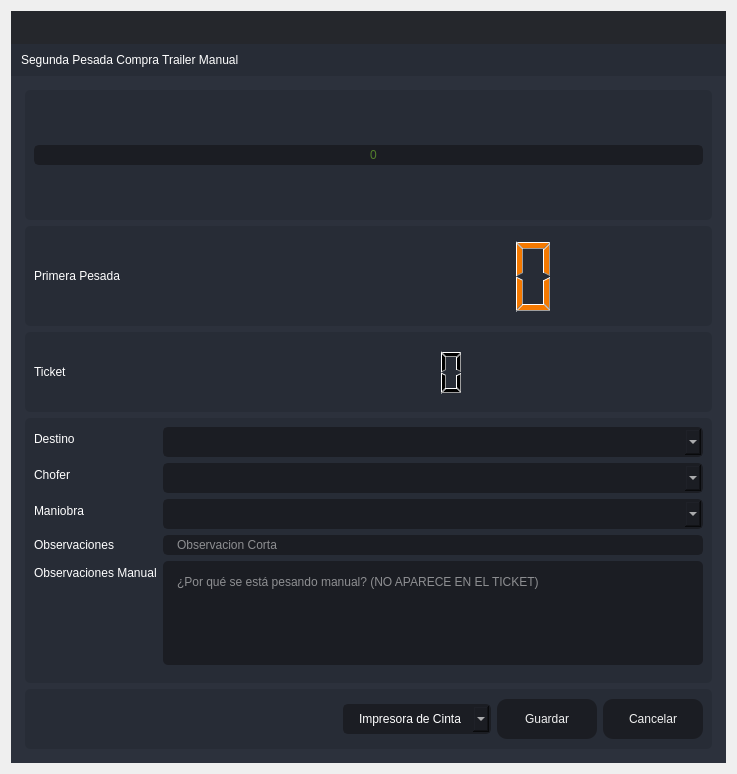
<?xml version="1.0" encoding="UTF-8"?>
<ui version="4.0">
 <class>SegundaPTA</class>
 <widget class="QDialog" name="SegundaPTA">
  <property name="windowModality">
   <enum>Qt::ApplicationModal</enum>
  </property>
  <property name="geometry">
   <rect>
    <x>0</x>
    <y>0</y>
    <width>737</width>
    <height>774</height>
   </rect>
  </property>
  <property name="minimumSize">
   <size>
    <width>737</width>
    <height>774</height>
   </size>
  </property>
  <property name="maximumSize">
   <size>
    <width>737</width>
    <height>774</height>
   </size>
  </property>
  <property name="windowTitle">
   <string>Segunda Pesada Compra Trailer Manual</string>
  </property>
  <property name="windowIcon">
   <iconset resource="files.qrc">
    <normaloff>:/16x16/icons/16x16/logo.png</normaloff>:/16x16/icons/16x16/logo.png</iconset>
  </property>
  <layout class="QVBoxLayout" name="verticalLayout_6">
   <item>
    <widget class="QFrame" name="frame_main">
     <property name="styleSheet">
      <string notr="true">/* LINE EDIT */
QLineEdit {
	background-color: rgb(27, 29, 35);
	border-radius: 5px;
	border: 2px solid rgb(27, 29, 35);
	padding-left: 10px;
}
QLineEdit:hover {
	border: 2px solid rgb(64, 71, 88);
}
QLineEdit:focus {
	border: 2px solid rgb(91, 101, 124);
}

/* SCROLL BARS */
QScrollBar:horizontal {
    border: none;
    background: rgb(52, 59, 72);
    height: 14px;
    margin: 0px 21px 0 21px;
	border-radius: 0px;
}
QScrollBar::handle:horizontal {
    background: rgb(85, 170, 255);
    min-width: 25px;
	border-radius: 7px
}
QScrollBar::add-line:horizontal {
    border: none;
    background: rgb(55, 63, 77);
    width: 20px;
	border-top-right-radius: 7px;
    border-bottom-right-radius: 7px;
    subcontrol-position: right;
    subcontrol-origin: margin;
}
QScrollBar::sub-line:horizontal {
    border: none;
    background: rgb(55, 63, 77);
    width: 20px;
	border-top-left-radius: 7px;
    border-bottom-left-radius: 7px;
    subcontrol-position: left;
    subcontrol-origin: margin;
}
QScrollBar::up-arrow:horizontal, QScrollBar::down-arrow:horizontal
{
     background: none;
}
QScrollBar::add-page:horizontal, QScrollBar::sub-page:horizontal
{
     background: none;
}
 QScrollBar:vertical {
	border: none;
    background: rgb(52, 59, 72);
    width: 14px;
    margin: 21px 0 21px 0;
	border-radius: 0px;
 }
 QScrollBar::handle:vertical {	
	background: rgb(85, 170, 255);
    min-height: 25px;
	border-radius: 7px
 }
 QScrollBar::add-line:vertical {
     border: none;
    background: rgb(55, 63, 77);
     height: 20px;
	border-bottom-left-radius: 7px;
    border-bottom-right-radius: 7px;
     subcontrol-position: bottom;
     subcontrol-origin: margin;
 }
 QScrollBar::sub-line:vertical {
	border: none;
    background: rgb(55, 63, 77);
     height: 20px;
	border-top-left-radius: 7px;
    border-top-right-radius: 7px;
     subcontrol-position: top;
     subcontrol-origin: margin;
 }
 QScrollBar::up-arrow:vertical, QScrollBar::down-arrow:vertical {
     background: none;
 }

 QScrollBar::add-page:vertical, QScrollBar::sub-page:vertical {
     background: none;
 }

/* CHECKBOX */
QCheckBox::indicator {
    border: 3px solid rgb(52, 59, 72);
	width: 15px;
	height: 15px;
	border-radius: 10px;
    background: rgb(44, 49, 60);
}
QCheckBox::indicator:hover {
    border: 3px solid rgb(58, 66, 81);
}
QCheckBox::indicator:checked {
    background: 3px solid rgb(52, 59, 72);
	border: 3px solid rgb(52, 59, 72);	
	background-image: url(:/16x16/icons/16x16/cil-check-alt.png);
}

/* RADIO BUTTON */
QRadioButton::indicator {
    border: 3px solid rgb(52, 59, 72);
	width: 15px;
	height: 15px;
	border-radius: 10px;
    background: rgb(44, 49, 60);
}
QRadioButton::indicator:hover {
    border: 3px solid rgb(58, 66, 81);
}
QRadioButton::indicator:checked {
    background: 3px solid rgb(94, 106, 130);
	border: 3px solid rgb(52, 59, 72);	
}

/* COMBOBOX */
QComboBox{
	background-color: rgb(27, 29, 35);
	border-radius: 5px;
	border: 2px solid rgb(27, 29, 35);
	padding: 5px;
	padding-left: 10px;
}
QComboBox:hover{
	border: 2px solid rgb(64, 71, 88);
}
QComboBox::drop-down {
	subcontrol-origin: padding;
	subcontrol-position: top right;
	width: 25px; 
	border-left-width: 3px;
	border-left-color: rgba(39, 44, 54, 150);
	border-left-style: solid;
	border-top-right-radius: 3px;
	border-bottom-right-radius: 3px;	
	background-image: url(:/16x16/icons/16x16/cil-arrow-bottom.png);
	background-position: center;
	background-repeat: no-reperat;
 }
QComboBox QAbstractItemView {
	color: rgb(85, 170, 255);	
	background-color: rgb(27, 29, 35);
	padding: 10px;
	selection-background-color: rgb(39, 44, 54);
}

/* SLIDERS */
QSlider::groove:horizontal {
    border-radius: 9px;
    height: 18px;
	margin: 0px;
	background-color: rgb(52, 59, 72);
}
QSlider::groove:horizontal:hover {
	background-color: rgb(55, 62, 76);
}
QSlider::handle:horizontal {
    background-color: rgb(85, 170, 255);
    border: none;
    height: 18px;
    width: 18px;
    margin: 0px;
	border-radius: 9px;
}
QSlider::handle:horizontal:hover {
    background-color: rgb(105, 180, 255);
}
QSlider::handle:horizontal:pressed {
    background-color: rgb(65, 130, 195);
}

QSlider::groove:vertical {
    border-radius: 9px;
    width: 18px;
    margin: 0px;
	background-color: rgb(52, 59, 72);
}
QSlider::groove:vertical:hover {
	background-color: rgb(55, 62, 76);
}
QSlider::handle:vertical {
    background-color: rgb(85, 170, 255);
	border: none;
    height: 18px;
    width: 18px;
    margin: 0px;
	border-radius: 9px;
}
QSlider::handle:vertical:hover {
    background-color: rgb(105, 180, 255);
}
QSlider::handle:vertical:pressed {
    background-color: rgb(65, 130, 195);
}

</string>
     </property>
     <property name="frameShape">
      <enum>QFrame::NoFrame</enum>
     </property>
     <property name="frameShadow">
      <enum>QFrame::Raised</enum>
     </property>
     <layout class="QVBoxLayout" name="verticalLayout">
      <property name="spacing">
       <number>0</number>
      </property>
      <property name="leftMargin">
       <number>0</number>
      </property>
      <property name="topMargin">
       <number>0</number>
      </property>
      <property name="rightMargin">
       <number>0</number>
      </property>
      <property name="bottomMargin">
       <number>0</number>
      </property>
      <item>
       <widget class="QFrame" name="frame_top">
        <property name="minimumSize">
         <size>
          <width>0</width>
          <height>65</height>
         </size>
        </property>
        <property name="maximumSize">
         <size>
          <width>16777215</width>
          <height>65</height>
         </size>
        </property>
        <property name="styleSheet">
         <string notr="true">background-color: transparent;</string>
        </property>
        <property name="frameShape">
         <enum>QFrame::NoFrame</enum>
        </property>
        <property name="frameShadow">
         <enum>QFrame::Raised</enum>
        </property>
        <layout class="QHBoxLayout" name="horizontalLayout_3">
         <property name="spacing">
          <number>0</number>
         </property>
         <property name="leftMargin">
          <number>0</number>
         </property>
         <property name="topMargin">
          <number>0</number>
         </property>
         <property name="rightMargin">
          <number>0</number>
         </property>
         <property name="bottomMargin">
          <number>0</number>
         </property>
         <item>
          <widget class="QFrame" name="frame_toggle">
           <property name="maximumSize">
            <size>
             <width>70</width>
             <height>16777215</height>
            </size>
           </property>
           <property name="styleSheet">
            <string notr="true">background-color: rgb(27, 29, 35);</string>
           </property>
           <property name="frameShape">
            <enum>QFrame::NoFrame</enum>
           </property>
           <property name="frameShadow">
            <enum>QFrame::Raised</enum>
           </property>
           <layout class="QVBoxLayout" name="verticalLayout_3">
            <property name="spacing">
             <number>0</number>
            </property>
            <property name="leftMargin">
             <number>0</number>
            </property>
            <property name="topMargin">
             <number>0</number>
            </property>
            <property name="rightMargin">
             <number>0</number>
            </property>
            <property name="bottomMargin">
             <number>0</number>
            </property>
           </layout>
          </widget>
         </item>
         <item>
          <widget class="QFrame" name="frame_top_right">
           <property name="styleSheet">
            <string notr="true">background: transparent;</string>
           </property>
           <property name="frameShape">
            <enum>QFrame::NoFrame</enum>
           </property>
           <property name="frameShadow">
            <enum>QFrame::Raised</enum>
           </property>
           <layout class="QVBoxLayout" name="verticalLayout_2">
            <property name="spacing">
             <number>0</number>
            </property>
            <property name="leftMargin">
             <number>0</number>
            </property>
            <property name="topMargin">
             <number>0</number>
            </property>
            <property name="rightMargin">
             <number>0</number>
            </property>
            <property name="bottomMargin">
             <number>0</number>
            </property>
            <item>
             <widget class="QFrame" name="frame_top_btns">
              <property name="maximumSize">
               <size>
                <width>16777215</width>
                <height>42</height>
               </size>
              </property>
              <property name="styleSheet">
               <string notr="true">background-color: rgba(27, 29, 35, 200)</string>
              </property>
              <property name="frameShape">
               <enum>QFrame::NoFrame</enum>
              </property>
              <property name="frameShadow">
               <enum>QFrame::Raised</enum>
              </property>
              <layout class="QHBoxLayout" name="horizontalLayout_4">
               <property name="spacing">
                <number>0</number>
               </property>
               <property name="leftMargin">
                <number>0</number>
               </property>
               <property name="topMargin">
                <number>0</number>
               </property>
               <property name="rightMargin">
                <number>0</number>
               </property>
               <property name="bottomMargin">
                <number>0</number>
               </property>
               <item>
                <widget class="QFrame" name="frame_label_top_btns">
                 <property name="sizePolicy">
                  <sizepolicy hsizetype="Expanding" vsizetype="Preferred">
                   <horstretch>0</horstretch>
                   <verstretch>0</verstretch>
                  </sizepolicy>
                 </property>
                 <property name="frameShape">
                  <enum>QFrame::NoFrame</enum>
                 </property>
                 <property name="frameShadow">
                  <enum>QFrame::Raised</enum>
                 </property>
                 <layout class="QHBoxLayout" name="horizontalLayout_10">
                  <property name="spacing">
                   <number>0</number>
                  </property>
                  <property name="leftMargin">
                   <number>5</number>
                  </property>
                  <property name="topMargin">
                   <number>0</number>
                  </property>
                  <property name="rightMargin">
                   <number>10</number>
                  </property>
                  <property name="bottomMargin">
                   <number>0</number>
                  </property>
                 </layout>
                </widget>
               </item>
               <item alignment="Qt::AlignRight">
                <widget class="QFrame" name="frame_btns_right">
                 <property name="sizePolicy">
                  <sizepolicy hsizetype="Expanding" vsizetype="Preferred">
                   <horstretch>0</horstretch>
                   <verstretch>0</verstretch>
                  </sizepolicy>
                 </property>
                 <property name="maximumSize">
                  <size>
                   <width>120</width>
                   <height>16777215</height>
                  </size>
                 </property>
                 <property name="frameShape">
                  <enum>QFrame::NoFrame</enum>
                 </property>
                 <property name="frameShadow">
                  <enum>QFrame::Raised</enum>
                 </property>
                 <layout class="QHBoxLayout" name="horizontalLayout_5">
                  <property name="spacing">
                   <number>0</number>
                  </property>
                  <property name="leftMargin">
                   <number>0</number>
                  </property>
                  <property name="topMargin">
                   <number>0</number>
                  </property>
                  <property name="rightMargin">
                   <number>0</number>
                  </property>
                  <property name="bottomMargin">
                   <number>0</number>
                  </property>
                 </layout>
                </widget>
               </item>
              </layout>
             </widget>
            </item>
            <item>
             <widget class="QFrame" name="frame_top_info">
              <property name="maximumSize">
               <size>
                <width>16777215</width>
                <height>65</height>
               </size>
              </property>
              <property name="styleSheet">
               <string notr="true">background-color: rgb(39, 44, 54);</string>
              </property>
              <property name="frameShape">
               <enum>QFrame::NoFrame</enum>
              </property>
              <property name="frameShadow">
               <enum>QFrame::Raised</enum>
              </property>
              <layout class="QHBoxLayout" name="horizontalLayout_8">
               <property name="spacing">
                <number>0</number>
               </property>
               <property name="leftMargin">
                <number>10</number>
               </property>
               <property name="topMargin">
                <number>0</number>
               </property>
               <property name="rightMargin">
                <number>10</number>
               </property>
               <property name="bottomMargin">
                <number>0</number>
               </property>
               <item>
                <widget class="QLabel" name="label">
                 <property name="styleSheet">
                  <string notr="true">font: 75 16pt &quot;MS Shell Dlg 2&quot;;
color: rgb(255, 255, 255);</string>
                 </property>
                 <property name="text">
                  <string>Segunda Pesada Compra Trailer Manual</string>
                 </property>
                </widget>
               </item>
              </layout>
             </widget>
            </item>
           </layout>
          </widget>
         </item>
        </layout>
       </widget>
      </item>
      <item>
       <widget class="QFrame" name="frame_center">
        <property name="sizePolicy">
         <sizepolicy hsizetype="Expanding" vsizetype="Expanding">
          <horstretch>0</horstretch>
          <verstretch>0</verstretch>
         </sizepolicy>
        </property>
        <property name="styleSheet">
         <string notr="true">background-color: rgb(40, 44, 52);</string>
        </property>
        <property name="frameShape">
         <enum>QFrame::NoFrame</enum>
        </property>
        <property name="frameShadow">
         <enum>QFrame::Raised</enum>
        </property>
        <layout class="QHBoxLayout" name="horizontalLayout_2">
         <property name="spacing">
          <number>0</number>
         </property>
         <property name="leftMargin">
          <number>0</number>
         </property>
         <property name="topMargin">
          <number>0</number>
         </property>
         <property name="rightMargin">
          <number>0</number>
         </property>
         <property name="bottomMargin">
          <number>0</number>
         </property>
         <item>
          <widget class="QFrame" name="frame_content_right">
           <property name="styleSheet">
            <string notr="true">background-color: rgb(44, 49, 60);</string>
           </property>
           <property name="frameShape">
            <enum>QFrame::NoFrame</enum>
           </property>
           <property name="frameShadow">
            <enum>QFrame::Raised</enum>
           </property>
           <layout class="QVBoxLayout" name="verticalLayout_4">
            <property name="spacing">
             <number>0</number>
            </property>
            <property name="leftMargin">
             <number>0</number>
            </property>
            <property name="topMargin">
             <number>0</number>
            </property>
            <property name="rightMargin">
             <number>0</number>
            </property>
            <property name="bottomMargin">
             <number>0</number>
            </property>
            <item>
             <widget class="QFrame" name="frame_content">
              <property name="frameShape">
               <enum>QFrame::NoFrame</enum>
              </property>
              <property name="frameShadow">
               <enum>QFrame::Raised</enum>
              </property>
              <layout class="QVBoxLayout" name="verticalLayout_9">
               <property name="spacing">
                <number>0</number>
               </property>
               <property name="leftMargin">
                <number>5</number>
               </property>
               <property name="topMargin">
                <number>5</number>
               </property>
               <property name="rightMargin">
                <number>5</number>
               </property>
               <property name="bottomMargin">
                <number>5</number>
               </property>
               <item>
                <widget class="QStackedWidget" name="stackedWidget">
                 <property name="styleSheet">
                  <string notr="true">background: transparent;</string>
                 </property>
                 <property name="currentIndex">
                  <number>0</number>
                 </property>
                 <widget class="QWidget" name="page_home">
                  <layout class="QVBoxLayout" name="verticalLayout_10">
                   <item>
                    <widget class="QFrame" name="frame_3">
                     <property name="minimumSize">
                      <size>
                       <width>0</width>
                       <height>130</height>
                      </size>
                     </property>
                     <property name="maximumSize">
                      <size>
                       <width>16777215</width>
                       <height>130</height>
                      </size>
                     </property>
                     <property name="styleSheet">
                      <string notr="true">background-color: rgb(39, 44, 54);
border-radius: 5px;</string>
                     </property>
                     <property name="frameShape">
                      <enum>QFrame::StyledPanel</enum>
                     </property>
                     <property name="frameShadow">
                      <enum>QFrame::Raised</enum>
                     </property>
                     <layout class="QVBoxLayout" name="verticalLayout_11">
                      <item>
                       <layout class="QVBoxLayout" name="verticalLayout_8">
                        <item>
                         <widget class="QLineEdit" name="Peso">
                          <property name="minimumSize">
                           <size>
                            <width>0</width>
                            <height>0</height>
                           </size>
                          </property>
                          <property name="maximumSize">
                           <size>
                            <width>16777215</width>
                            <height>16777215</height>
                           </size>
                          </property>
                          <property name="styleSheet">
                           <string notr="true">QLineEdit {
	background-color: rgb(27, 29, 35);
	border-radius: 5px;
	border: 2px solid rgb(27, 29, 35);
	padding-left: 10px;
	font: 75 80pt &quot;MS Shell Dlg 2&quot;;	
	color: rgb(138, 226, 52);
}
QLineEdit:hover {
	border: 2px solid rgb(64, 71, 88);
}
QLineEdit:focus {
	border: 2px solid rgb(91, 101, 124);
}</string>
                          </property>
                          <property name="alignment">
                           <set>Qt::AlignCenter</set>
                          </property>
                          <property name="placeholderText">
                           <string>0</string>
                          </property>
                         </widget>
                        </item>
                       </layout>
                      </item>
                     </layout>
                    </widget>
                   </item>
                   <item>
                    <widget class="QFrame" name="frame_4">
                     <property name="minimumSize">
                      <size>
                       <width>0</width>
                       <height>100</height>
                      </size>
                     </property>
                     <property name="maximumSize">
                      <size>
                       <width>16777215</width>
                       <height>100</height>
                      </size>
                     </property>
                     <property name="styleSheet">
                      <string notr="true">background-color: rgb(39, 44, 54);
border-radius: 5px;</string>
                     </property>
                     <property name="frameShape">
                      <enum>QFrame::StyledPanel</enum>
                     </property>
                     <property name="frameShadow">
                      <enum>QFrame::Raised</enum>
                     </property>
                     <layout class="QHBoxLayout" name="horizontalLayout_6">
                      <item>
                       <layout class="QHBoxLayout" name="horizontalLayout_11">
                        <item>
                         <widget class="QLabel" name="label_3">
                          <property name="styleSheet">
                           <string notr="true">color: rgb(255, 255, 255);
font: 75 12pt &quot;MS Shell Dlg 2&quot;;</string>
                          </property>
                          <property name="text">
                           <string>Primera Pesada</string>
                          </property>
                         </widget>
                        </item>
                        <item>
                         <widget class="QLCDNumber" name="lcdNumber_3">
                          <property name="minimumSize">
                           <size>
                            <width>500</width>
                            <height>0</height>
                           </size>
                          </property>
                          <property name="maximumSize">
                           <size>
                            <width>500</width>
                            <height>16777215</height>
                           </size>
                          </property>
                          <property name="styleSheet">
                           <string notr="true">color:rgb(245, 121, 0)</string>
                          </property>
                         </widget>
                        </item>
                       </layout>
                      </item>
                     </layout>
                    </widget>
                   </item>
                   <item>
                    <widget class="QFrame" name="frame_5">
                     <property name="minimumSize">
                      <size>
                       <width>0</width>
                       <height>80</height>
                      </size>
                     </property>
                     <property name="styleSheet">
                      <string notr="true">background-color: rgb(39, 44, 54);
border-radius: 5px;</string>
                     </property>
                     <property name="frameShape">
                      <enum>QFrame::StyledPanel</enum>
                     </property>
                     <property name="frameShadow">
                      <enum>QFrame::Raised</enum>
                     </property>
                     <layout class="QHBoxLayout" name="horizontalLayout_7">
                      <item>
                       <layout class="QHBoxLayout" name="horizontalLayout">
                        <item>
                         <widget class="QLabel" name="label_5">
                          <property name="styleSheet">
                           <string notr="true">color: rgb(255, 255, 255);
font: 75 12pt &quot;MS Shell Dlg 2&quot;;</string>
                          </property>
                          <property name="text">
                           <string>Ticket</string>
                          </property>
                         </widget>
                        </item>
                        <item>
                         <widget class="QLCDNumber" name="lcdNumber_9">
                          <property name="minimumSize">
                           <size>
                            <width>600</width>
                            <height>50</height>
                           </size>
                          </property>
                          <property name="maximumSize">
                           <size>
                            <width>600</width>
                            <height>50</height>
                           </size>
                          </property>
                          <property name="layoutDirection">
                           <enum>Qt::RightToLeft</enum>
                          </property>
                          <property name="autoFillBackground">
                           <bool>false</bool>
                          </property>
                         </widget>
                        </item>
                       </layout>
                      </item>
                     </layout>
                    </widget>
                   </item>
                   <item>
                    <widget class="QFrame" name="frame">
                     <property name="styleSheet">
                      <string notr="true">background-color: rgb(39, 44, 54);
border-radius: 5px;</string>
                     </property>
                     <property name="frameShape">
                      <enum>QFrame::StyledPanel</enum>
                     </property>
                     <property name="frameShadow">
                      <enum>QFrame::Raised</enum>
                     </property>
                     <layout class="QVBoxLayout" name="verticalLayout_5">
                      <item>
                       <layout class="QVBoxLayout" name="verticalLayout_12">
                        <item>
                         <layout class="QFormLayout" name="formLayout">
                          <item row="1" column="0">
                           <widget class="QLabel" name="label_2">
                            <property name="styleSheet">
                             <string notr="true">color: rgb(255, 255, 255);
font: 75 12pt &quot;MS Shell Dlg 2&quot;;</string>
                            </property>
                            <property name="text">
                             <string>Destino</string>
                            </property>
                           </widget>
                          </item>
                          <item row="1" column="1">
                           <widget class="QComboBox" name="comboBox_destino">
                            <property name="minimumSize">
                             <size>
                              <width>0</width>
                              <height>0</height>
                             </size>
                            </property>
                            <property name="maximumSize">
                             <size>
                              <width>16777215</width>
                              <height>16777215</height>
                             </size>
                            </property>
                            <property name="styleSheet">
                             <string notr="true">QComboBox{
	background-color: rgb(27, 29, 35);
	border-radius: 5px;
	border: 2px solid rgb(27, 29, 35);
	padding: 5px;
	padding-left: 14px;
	color: rgb(255, 255, 255);
    font: 75 12pt &quot;MS Shell Dlg 2&quot;;
}
QComboBox:hover{
	border: 2px solid rgb(64, 71, 88);
}
QComboBox QAbstractItemView {
	color: rgb(85, 170, 255);	
	background-color: rgb(27, 29, 35);
	padding: 10px;
	selection-background-color: rgb(39, 44, 54);
}</string>
                            </property>
                           </widget>
                          </item>
                          <item row="2" column="0">
                           <widget class="QLabel" name="label_6">
                            <property name="styleSheet">
                             <string notr="true">color: rgb(255, 255, 255);
font: 75 12pt &quot;MS Shell Dlg 2&quot;;</string>
                            </property>
                            <property name="text">
                             <string>Chofer</string>
                            </property>
                           </widget>
                          </item>
                          <item row="2" column="1">
                           <widget class="QComboBox" name="comboBox_operador">
                            <property name="minimumSize">
                             <size>
                              <width>0</width>
                              <height>0</height>
                             </size>
                            </property>
                            <property name="maximumSize">
                             <size>
                              <width>16777215</width>
                              <height>16777215</height>
                             </size>
                            </property>
                            <property name="styleSheet">
                             <string notr="true">QComboBox{
	background-color: rgb(27, 29, 35);
	border-radius: 5px;
	border: 2px solid rgb(27, 29, 35);
	padding: 5px;
	padding-left: 14px;
	color: rgb(255, 255, 255);
    font: 75 12pt &quot;MS Shell Dlg 2&quot;;
}
QComboBox:hover{
	border: 2px solid rgb(64, 71, 88);
}
QComboBox QAbstractItemView {
	color: rgb(85, 170, 255);	
	background-color: rgb(27, 29, 35);
	padding: 10px;
	selection-background-color: rgb(39, 44, 54);
}</string>
                            </property>
                           </widget>
                          </item>
                          <item row="3" column="0">
                           <widget class="QLabel" name="label_8">
                            <property name="styleSheet">
                             <string notr="true">color: rgb(255, 255, 255);
font: 75 12pt &quot;MS Shell Dlg 2&quot;;</string>
                            </property>
                            <property name="text">
                             <string>Maniobra</string>
                            </property>
                           </widget>
                          </item>
                          <item row="3" column="1">
                           <widget class="QComboBox" name="comboBox_maniobra">
                            <property name="styleSheet">
                             <string notr="true">QComboBox{
	background-color: rgb(27, 29, 35);
	border-radius: 5px;
	border: 2px solid rgb(27, 29, 35);
	padding: 5px;
	padding-left: 14px;
	color: rgb(255, 255, 255);
    font: 75 12pt &quot;MS Shell Dlg 2&quot;;
}
QComboBox:hover{
	border: 2px solid rgb(64, 71, 88);
}
QComboBox QAbstractItemView {
	color: rgb(85, 170, 255);	
	background-color: rgb(27, 29, 35);
	padding: 10px;
	selection-background-color: rgb(39, 44, 54);
}</string>
                            </property>
                           </widget>
                          </item>
                          <item row="4" column="0">
                           <widget class="QLabel" name="label_7">
                            <property name="styleSheet">
                             <string notr="true">color: rgb(255, 255, 255);
font: 75 12pt &quot;MS Shell Dlg 2&quot;;</string>
                            </property>
                            <property name="text">
                             <string>Observaciones</string>
                            </property>
                           </widget>
                          </item>
                          <item row="5" column="0">
                           <widget class="QLabel" name="label_4">
                            <property name="styleSheet">
                             <string notr="true">color: rgb(255, 255, 255);
font: 75 12pt &quot;MS Shell Dlg 2&quot;;</string>
                            </property>
                            <property name="text">
                             <string>Observaciones Manual</string>
                            </property>
                           </widget>
                          </item>
                          <item row="5" column="1">
                           <widget class="QPlainTextEdit" name="Observaciones_Manual">
                            <property name="styleSheet">
                             <string notr="true">QPlainTextEdit {
	background-color: rgb(27, 29, 35);
	border-radius: 5px;
	padding: 10px;
    color: rgb(255, 255, 255);
	font: 75 12pt &quot;MS Shell Dlg 2&quot;;
}
QPlainTextEdit:hover {
	border: 2px solid rgb(64, 71, 88);
}
QPlainTextEdit:focus {
	border: 2px solid rgb(91, 101, 124);
}</string>
                            </property>
                            <property name="placeholderText">
                             <string>¿Por qué se está pesando manual? (NO APARECE EN EL TICKET)</string>
                            </property>
                           </widget>
                          </item>
                          <item row="6" column="0">
                           <widget class="Line" name="line">
                            <property name="orientation">
                             <enum>Qt::Horizontal</enum>
                            </property>
                           </widget>
                          </item>
                          <item row="4" column="1">
                           <widget class="QLineEdit" name="observaciones">
                            <property name="styleSheet">
                             <string notr="true">QLineEdit {
	background-color: rgb(27, 29, 35);
	border-radius: 5px;
	border: 2px solid rgb(27, 29, 35);
	padding-left: 10px;
	font: 75 12pt &quot;MS Shell Dlg 2&quot;;
	color: rgb(255, 255, 255);
}
QLineEdit:hover {
	border: 2px solid rgb(64, 71, 88);
}
QLineEdit:focus {
	border: 2px solid rgb(91, 101, 124);
}</string>
                            </property>
                            <property name="maxLength">
                             <number>125</number>
                            </property>
                            <property name="placeholderText">
                             <string>Observacion Corta</string>
                            </property>
                           </widget>
                          </item>
                         </layout>
                        </item>
                       </layout>
                      </item>
                     </layout>
                    </widget>
                   </item>
                   <item>
                    <widget class="QFrame" name="frame_2">
                     <property name="minimumSize">
                      <size>
                       <width>0</width>
                       <height>60</height>
                      </size>
                     </property>
                     <property name="maximumSize">
                      <size>
                       <width>16777215</width>
                       <height>60</height>
                      </size>
                     </property>
                     <property name="styleSheet">
                      <string notr="true">background-color: rgb(39, 44, 54);
border-radius: 5px;</string>
                     </property>
                     <property name="frameShape">
                      <enum>QFrame::StyledPanel</enum>
                     </property>
                     <property name="frameShadow">
                      <enum>QFrame::Raised</enum>
                     </property>
                     <layout class="QHBoxLayout" name="horizontalLayout_9">
                      <item>
                       <layout class="QGridLayout" name="gridLayout">
                        <item row="0" column="0">
                         <spacer name="horizontalSpacer">
                          <property name="orientation">
                           <enum>Qt::Horizontal</enum>
                          </property>
                          <property name="sizeHint" stdset="0">
                           <size>
                            <width>40</width>
                            <height>20</height>
                           </size>
                          </property>
                         </spacer>
                        </item>
                        <item row="0" column="3">
                         <widget class="QPushButton" name="btnr">
                          <property name="minimumSize">
                           <size>
                            <width>100</width>
                            <height>40</height>
                           </size>
                          </property>
                          <property name="styleSheet">
                           <string notr="true">QPushButton {
	border-color: rgb(27, 29, 35);
	font: 75 10pt &quot;MS Shell Dlg 2&quot;;
	color: rgb(240, 240, 240);
	background-color: rgb(27, 29, 35);
	border: 0px solid;
	border-radius: 10px;	
}
QPushButton:hover {
	background-color:rgb(44, 49, 60);
	border-color: rgb(27, 29, 35);
	border: 2px solid;
}</string>
                          </property>
                          <property name="text">
                           <string>Cancelar</string>
                          </property>
                         </widget>
                        </item>
                        <item row="0" column="2">
                         <widget class="QPushButton" name="btn_guardar">
                          <property name="minimumSize">
                           <size>
                            <width>100</width>
                            <height>40</height>
                           </size>
                          </property>
                          <property name="styleSheet">
                           <string notr="true">QPushButton {
	border-color: rgb(27, 29, 35);
	font: 75 10pt &quot;MS Shell Dlg 2&quot;;
	color: rgb(240, 240, 240);
	background-color: rgb(27, 29, 35);
	border: 0px solid;
	border-radius: 10px;	
}
QPushButton:hover {
	background-color:rgb(44, 49, 60);
	border-color: rgb(27, 29, 35);
	border: 2px solid;
}</string>
                          </property>
                          <property name="text">
                           <string>Guardar</string>
                          </property>
                         </widget>
                        </item>
                        <item row="0" column="1">
                         <widget class="QComboBox" name="comboBox_impresora">
                          <property name="styleSheet">
                           <string notr="true">QComboBox{
	background-color: rgb(27, 29, 35);
	border-radius: 5px;
	border: 2px solid rgb(27, 29, 35);
	padding: 5px;
	padding-left: 14px;
	color: rgb(255, 255, 255);
    font: 75 12pt &quot;MS Shell Dlg 2&quot;;
}
QComboBox:hover{
	border: 2px solid rgb(64, 71, 88);
}
QComboBox QAbstractItemView {
	color: rgb(85, 170, 255);	
	background-color: rgb(27, 29, 35);
	padding: 10px;
	selection-background-color: rgb(39, 44, 54);
}</string>
                          </property>
                          <item>
                           <property name="text">
                            <string>Impresora de Cinta</string>
                           </property>
                          </item>
                          <item>
                           <property name="text">
                            <string>Impresora Windows</string>
                           </property>
                          </item>
                         </widget>
                        </item>
                       </layout>
                      </item>
                     </layout>
                    </widget>
                   </item>
                  </layout>
                 </widget>
                </widget>
               </item>
              </layout>
             </widget>
            </item>
           </layout>
          </widget>
         </item>
        </layout>
       </widget>
      </item>
     </layout>
    </widget>
   </item>
  </layout>
 </widget>
 <tabstops>
  <tabstop>Peso</tabstop>
  <tabstop>comboBox_destino</tabstop>
  <tabstop>comboBox_operador</tabstop>
  <tabstop>comboBox_maniobra</tabstop>
  <tabstop>observaciones</tabstop>
  <tabstop>Observaciones_Manual</tabstop>
  <tabstop>btn_guardar</tabstop>
  <tabstop>btnr</tabstop>
 </tabstops>
 <resources>
  <include location="files.qrc"/>
 </resources>
 <connections/>
</ui>
